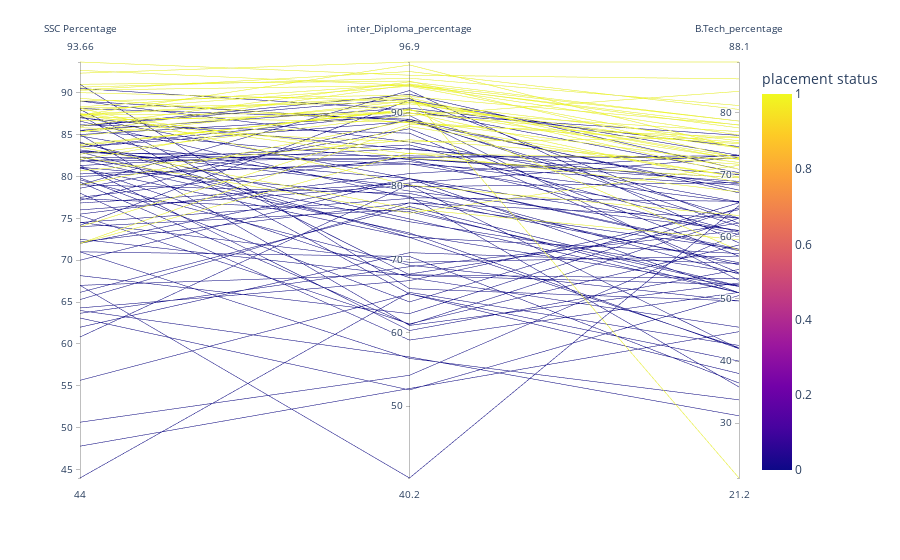

Notebook code cell kept with this figure:
### Code cell
# SSC Percentage','inter_Diploma_percentage','B.Tech_percentage' are the dimentions 
# The color of the lines is based on 'placement status'
fig1=px.parallel_coordinates(df, color='placement status',
                            dimensions=['SSC Percentage','inter_Diploma_percentage','B.Tech_percentage'])
fig1.show()
